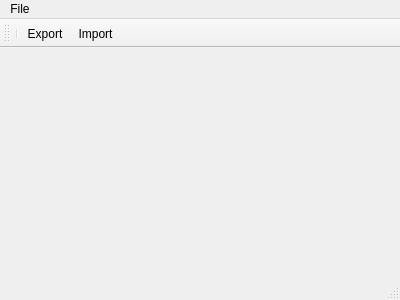
<?xml version="1.0" encoding="UTF-8"?>
<ui version="4.0">
 <class>MainWindow</class>
 <widget class="QMainWindow" name="MainWindow">
  <property name="geometry">
   <rect>
    <x>0</x>
    <y>0</y>
    <width>400</width>
    <height>300</height>
   </rect>
  </property>
  <property name="windowTitle">
   <string>MainWindow</string>
  </property>
  <widget class="QWidget" name="centralWidget"/>
  <widget class="QMenuBar" name="menuBar">
   <property name="geometry">
    <rect>
     <x>0</x>
     <y>0</y>
     <width>400</width>
     <height>21</height>
    </rect>
   </property>
   <widget class="QMenu" name="menuExport">
    <property name="title">
     <string>File</string>
    </property>
    <addaction name="action_Export"/>
    <addaction name="action_Import"/>
   </widget>
   <addaction name="menuExport"/>
  </widget>
  <widget class="QToolBar" name="mainToolBar">
   <attribute name="toolBarArea">
    <enum>TopToolBarArea</enum>
   </attribute>
   <attribute name="toolBarBreak">
    <bool>false</bool>
   </attribute>
   <addaction name="separator"/>
   <addaction name="action_Export"/>
   <addaction name="action_Import"/>
  </widget>
  <widget class="QStatusBar" name="statusBar"/>
  <action name="action_Export">
   <property name="text">
    <string>Export</string>
   </property>
  </action>
  <action name="action_Import">
   <property name="text">
    <string>Import</string>
   </property>
  </action>
 </widget>
 <layoutdefault spacing="6" margin="11"/>
 <resources/>
 <connections/>
</ui>
